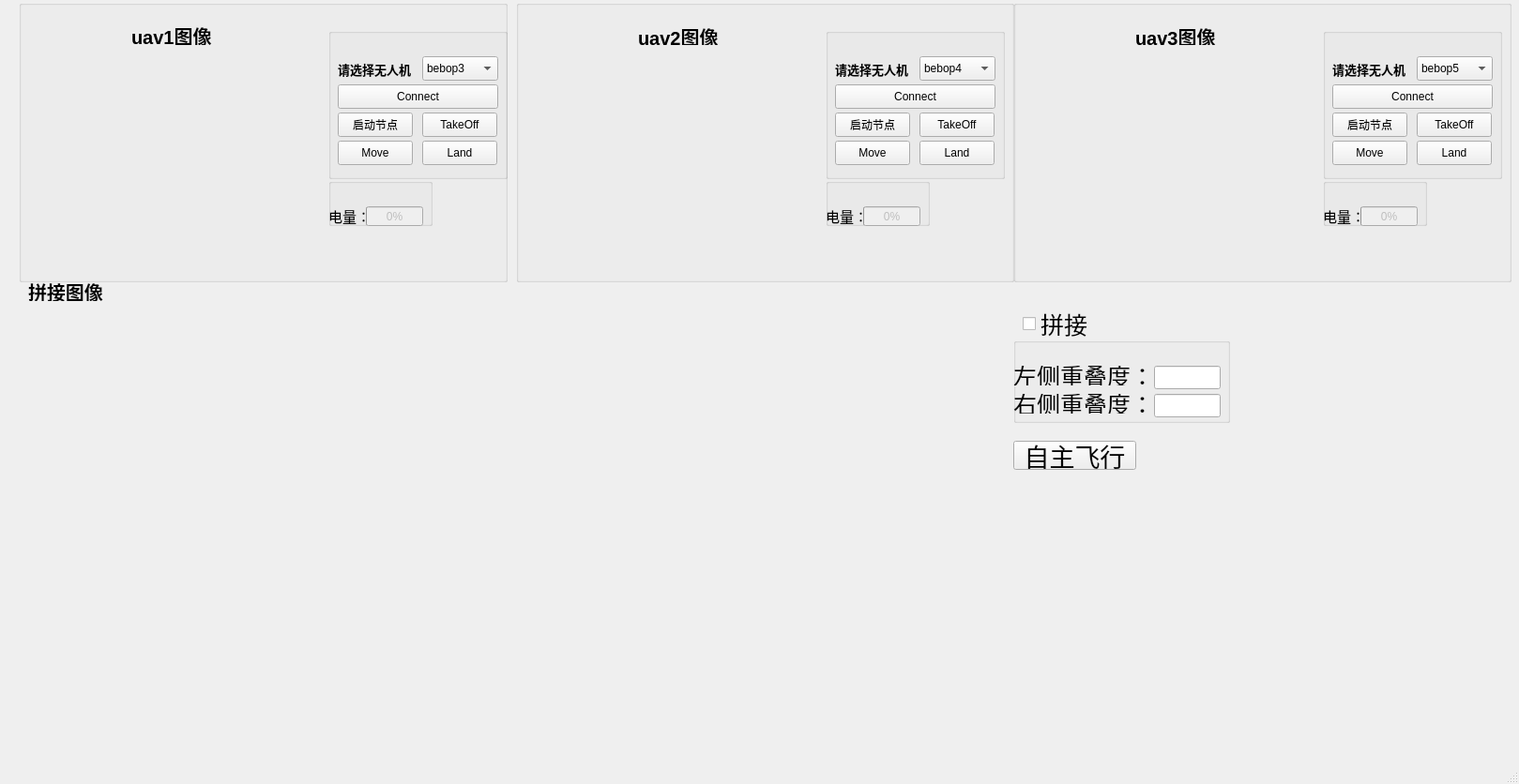
<?xml version="1.0" encoding="UTF-8"?>
<ui version="4.0">
 <class>MainWindowDesign</class>
 <widget class="QMainWindow" name="MainWindowDesign">
  <property name="geometry">
   <rect>
    <x>0</x>
    <y>0</y>
    <width>1619</width>
    <height>836</height>
   </rect>
  </property>
  <property name="minimumSize">
   <size>
    <width>0</width>
    <height>0</height>
   </size>
  </property>
  <property name="maximumSize">
   <size>
    <width>1619</width>
    <height>900</height>
   </size>
  </property>
  <property name="windowTitle">
   <string>QRosApp</string>
  </property>
  <property name="windowIcon">
   <iconset>
    <normaloff>:/images/icon.png</normaloff>:/images/icon.png</iconset>
  </property>
  <property name="locale">
   <locale language="English" country="Australia"/>
  </property>
  <widget class="QWidget" name="centralwidget">
   <widget class="QGroupBox" name="groupBox">
    <property name="geometry">
     <rect>
      <x>20</x>
      <y>0</y>
      <width>521</width>
      <height>301</height>
     </rect>
    </property>
    <property name="title">
     <string/>
    </property>
    <widget class="QLabel" name="uav1Image_label">
     <property name="geometry">
      <rect>
       <x>10</x>
       <y>50</y>
       <width>320</width>
       <height>240</height>
      </rect>
     </property>
     <property name="font">
      <font>
       <pointsize>36</pointsize>
      </font>
     </property>
     <property name="frameShadow">
      <enum>QFrame::Plain</enum>
     </property>
     <property name="lineWidth">
      <number>1</number>
     </property>
     <property name="text">
      <string/>
     </property>
     <property name="pixmap">
      <pixmap>../resources/images/load.png</pixmap>
     </property>
     <property name="scaledContents">
      <bool>true</bool>
     </property>
     <property name="margin">
      <number>0</number>
     </property>
    </widget>
    <widget class="QLabel" name="label">
     <property name="geometry">
      <rect>
       <x>120</x>
       <y>27</y>
       <width>101</width>
       <height>21</height>
      </rect>
     </property>
     <property name="font">
      <font>
       <pointsize>15</pointsize>
       <weight>75</weight>
       <bold>true</bold>
      </font>
     </property>
     <property name="text">
      <string>uav1图像</string>
     </property>
    </widget>
    <widget class="QGroupBox" name="groupBox_6">
     <property name="geometry">
      <rect>
       <x>330</x>
       <y>190</y>
       <width>111</width>
       <height>51</height>
      </rect>
     </property>
     <property name="maximumSize">
      <size>
       <width>111</width>
       <height>51</height>
      </size>
     </property>
     <property name="title">
      <string/>
     </property>
     <widget class="QLabel" name="label_6">
      <property name="geometry">
       <rect>
        <x>0</x>
        <y>30</y>
        <width>41</width>
        <height>20</height>
       </rect>
      </property>
      <property name="font">
       <font>
        <pointsize>11</pointsize>
       </font>
      </property>
      <property name="text">
       <string>电量：</string>
      </property>
     </widget>
     <widget class="QProgressBar" name="uav1Battery_pBar">
      <property name="enabled">
       <bool>false</bool>
      </property>
      <property name="geometry">
       <rect>
        <x>40</x>
        <y>30</y>
        <width>61</width>
        <height>21</height>
       </rect>
      </property>
      <property name="value">
       <number>0</number>
      </property>
     </widget>
    </widget>
   </widget>
   <widget class="QGroupBox" name="groupBox_3">
    <property name="geometry">
     <rect>
      <x>550</x>
      <y>0</y>
      <width>531</width>
      <height>301</height>
     </rect>
    </property>
    <property name="title">
     <string/>
    </property>
    <widget class="QLabel" name="uav2Image_label">
     <property name="geometry">
      <rect>
       <x>10</x>
       <y>50</y>
       <width>320</width>
       <height>240</height>
      </rect>
     </property>
     <property name="font">
      <font>
       <pointsize>36</pointsize>
      </font>
     </property>
     <property name="frameShadow">
      <enum>QFrame::Plain</enum>
     </property>
     <property name="lineWidth">
      <number>1</number>
     </property>
     <property name="text">
      <string/>
     </property>
     <property name="pixmap">
      <pixmap>../resources/images/load.png</pixmap>
     </property>
     <property name="scaledContents">
      <bool>true</bool>
     </property>
     <property name="margin">
      <number>0</number>
     </property>
    </widget>
    <widget class="QLabel" name="label_3">
     <property name="geometry">
      <rect>
       <x>130</x>
       <y>30</y>
       <width>101</width>
       <height>18</height>
      </rect>
     </property>
     <property name="font">
      <font>
       <pointsize>15</pointsize>
       <weight>75</weight>
       <bold>true</bold>
      </font>
     </property>
     <property name="text">
      <string>uav2图像</string>
     </property>
    </widget>
    <widget class="QGroupBox" name="groupBox_4">
     <property name="geometry">
      <rect>
       <x>330</x>
       <y>30</y>
       <width>191</width>
       <height>161</height>
      </rect>
     </property>
     <property name="title">
      <string/>
     </property>
     <widget class="QPushButton" name="uav2Takeoff_pBtn">
      <property name="geometry">
       <rect>
        <x>100</x>
        <y>90</y>
        <width>80</width>
        <height>26</height>
       </rect>
      </property>
      <property name="text">
       <string>TakeOff</string>
      </property>
     </widget>
     <widget class="QPushButton" name="uav2Land_pBtn">
      <property name="geometry">
       <rect>
        <x>100</x>
        <y>120</y>
        <width>80</width>
        <height>26</height>
       </rect>
      </property>
      <property name="text">
       <string>Land</string>
      </property>
     </widget>
     <widget class="QPushButton" name="uav2Move_pBtn">
      <property name="geometry">
       <rect>
        <x>10</x>
        <y>120</y>
        <width>80</width>
        <height>26</height>
       </rect>
      </property>
      <property name="text">
       <string>Move</string>
      </property>
     </widget>
     <widget class="QPushButton" name="uav2ShowImage_pBtn">
      <property name="geometry">
       <rect>
        <x>10</x>
        <y>90</y>
        <width>80</width>
        <height>26</height>
       </rect>
      </property>
      <property name="text">
       <string>启动节点</string>
      </property>
     </widget>
     <widget class="QPushButton" name="uav2Connect_pBtn">
      <property name="geometry">
       <rect>
        <x>10</x>
        <y>60</y>
        <width>171</width>
        <height>26</height>
       </rect>
      </property>
      <property name="text">
       <string>Connect</string>
      </property>
     </widget>
     <widget class="QComboBox" name="uav2Name_cBox">
      <property name="geometry">
       <rect>
        <x>100</x>
        <y>30</y>
        <width>81</width>
        <height>26</height>
       </rect>
      </property>
      <property name="currentIndex">
       <number>3</number>
      </property>
      <item>
       <property name="text">
        <string>bebop1</string>
       </property>
      </item>
      <item>
       <property name="text">
        <string>bebop2</string>
       </property>
      </item>
      <item>
       <property name="text">
        <string>bebop3</string>
       </property>
      </item>
      <item>
       <property name="text">
        <string>bebop4</string>
       </property>
      </item>
      <item>
       <property name="text">
        <string>bebop5</string>
       </property>
      </item>
     </widget>
     <widget class="QLabel" name="label_4">
      <property name="geometry">
       <rect>
        <x>10</x>
        <y>33</y>
        <width>81</width>
        <height>21</height>
       </rect>
      </property>
      <property name="font">
       <font>
        <pointsize>10</pointsize>
        <weight>75</weight>
        <bold>true</bold>
       </font>
      </property>
      <property name="text">
       <string>请选择无人机</string>
      </property>
     </widget>
    </widget>
    <widget class="QGroupBox" name="groupBox_8">
     <property name="geometry">
      <rect>
       <x>330</x>
       <y>190</y>
       <width>111</width>
       <height>51</height>
      </rect>
     </property>
     <property name="maximumSize">
      <size>
       <width>111</width>
       <height>51</height>
      </size>
     </property>
     <property name="title">
      <string/>
     </property>
     <widget class="QLabel" name="label_10">
      <property name="geometry">
       <rect>
        <x>0</x>
        <y>30</y>
        <width>41</width>
        <height>20</height>
       </rect>
      </property>
      <property name="font">
       <font>
        <pointsize>11</pointsize>
       </font>
      </property>
      <property name="text">
       <string>电量：</string>
      </property>
     </widget>
     <widget class="QProgressBar" name="uav2Battery_pBar">
      <property name="enabled">
       <bool>false</bool>
      </property>
      <property name="geometry">
       <rect>
        <x>40</x>
        <y>30</y>
        <width>61</width>
        <height>21</height>
       </rect>
      </property>
      <property name="value">
       <number>0</number>
      </property>
     </widget>
    </widget>
   </widget>
   <widget class="QLabel" name="stitchingImage_label">
    <property name="geometry">
     <rect>
      <x>30</x>
      <y>330</y>
      <width>960</width>
      <height>480</height>
     </rect>
    </property>
    <property name="font">
     <font>
      <pointsize>36</pointsize>
     </font>
    </property>
    <property name="frameShadow">
     <enum>QFrame::Plain</enum>
    </property>
    <property name="lineWidth">
     <number>1</number>
    </property>
    <property name="text">
     <string/>
    </property>
    <property name="pixmap">
     <pixmap>../resources/images/load1.png</pixmap>
    </property>
    <property name="scaledContents">
     <bool>true</bool>
    </property>
    <property name="margin">
     <number>0</number>
    </property>
   </widget>
   <widget class="QGroupBox" name="groupBox_2">
    <property name="geometry">
     <rect>
      <x>350</x>
      <y>30</y>
      <width>191</width>
      <height>161</height>
     </rect>
    </property>
    <property name="title">
     <string/>
    </property>
    <widget class="QPushButton" name="uav1Takeoff_pBtn">
     <property name="geometry">
      <rect>
       <x>100</x>
       <y>90</y>
       <width>80</width>
       <height>26</height>
      </rect>
     </property>
     <property name="text">
      <string>TakeOff</string>
     </property>
    </widget>
    <widget class="QPushButton" name="uav1Land_pBtn">
     <property name="geometry">
      <rect>
       <x>100</x>
       <y>120</y>
       <width>80</width>
       <height>26</height>
      </rect>
     </property>
     <property name="text">
      <string>Land</string>
     </property>
    </widget>
    <widget class="QPushButton" name="uav1Move_pBtn">
     <property name="geometry">
      <rect>
       <x>10</x>
       <y>120</y>
       <width>80</width>
       <height>26</height>
      </rect>
     </property>
     <property name="text">
      <string>Move</string>
     </property>
    </widget>
    <widget class="QPushButton" name="uav1ShowImage_pBtn">
     <property name="geometry">
      <rect>
       <x>10</x>
       <y>90</y>
       <width>80</width>
       <height>26</height>
      </rect>
     </property>
     <property name="text">
      <string>启动节点</string>
     </property>
    </widget>
    <widget class="QPushButton" name="uav1Connect_pBtn">
     <property name="geometry">
      <rect>
       <x>10</x>
       <y>60</y>
       <width>171</width>
       <height>26</height>
      </rect>
     </property>
     <property name="text">
      <string>Connect</string>
     </property>
    </widget>
    <widget class="QComboBox" name="uav1Name_cBox">
     <property name="geometry">
      <rect>
       <x>100</x>
       <y>30</y>
       <width>81</width>
       <height>26</height>
      </rect>
     </property>
     <property name="currentIndex">
      <number>2</number>
     </property>
     <item>
      <property name="text">
       <string>bebop1</string>
      </property>
     </item>
     <item>
      <property name="text">
       <string>bebop2</string>
      </property>
     </item>
     <item>
      <property name="text">
       <string>bebop3</string>
      </property>
     </item>
     <item>
      <property name="text">
       <string>bebop4</string>
      </property>
     </item>
     <item>
      <property name="text">
       <string>bebop5</string>
      </property>
     </item>
    </widget>
    <widget class="QLabel" name="label_2">
     <property name="geometry">
      <rect>
       <x>10</x>
       <y>33</y>
       <width>81</width>
       <height>21</height>
      </rect>
     </property>
     <property name="font">
      <font>
       <pointsize>10</pointsize>
       <weight>75</weight>
       <bold>true</bold>
      </font>
     </property>
     <property name="text">
      <string>请选择无人机</string>
     </property>
    </widget>
   </widget>
   <widget class="QCheckBox" name="stitching_checkBox">
    <property name="geometry">
     <rect>
      <x>1090</x>
      <y>330</y>
      <width>81</width>
      <height>31</height>
     </rect>
    </property>
    <property name="font">
     <font>
      <family>AR PL UKai CN</family>
      <pointsize>19</pointsize>
     </font>
    </property>
    <property name="text">
     <string>拼接</string>
    </property>
   </widget>
   <widget class="QLabel" name="label_5">
    <property name="geometry">
     <rect>
      <x>30</x>
      <y>300</y>
      <width>101</width>
      <height>21</height>
     </rect>
    </property>
    <property name="font">
     <font>
      <pointsize>15</pointsize>
      <weight>75</weight>
      <bold>true</bold>
     </font>
    </property>
    <property name="text">
     <string>拼接图像</string>
    </property>
   </widget>
   <widget class="QGroupBox" name="groupBox_5">
    <property name="geometry">
     <rect>
      <x>1080</x>
      <y>0</y>
      <width>531</width>
      <height>301</height>
     </rect>
    </property>
    <property name="title">
     <string/>
    </property>
    <widget class="QLabel" name="uav3Image_label">
     <property name="geometry">
      <rect>
       <x>10</x>
       <y>50</y>
       <width>320</width>
       <height>240</height>
      </rect>
     </property>
     <property name="font">
      <font>
       <pointsize>36</pointsize>
      </font>
     </property>
     <property name="frameShadow">
      <enum>QFrame::Plain</enum>
     </property>
     <property name="lineWidth">
      <number>1</number>
     </property>
     <property name="text">
      <string/>
     </property>
     <property name="pixmap">
      <pixmap>../resources/images/load.png</pixmap>
     </property>
     <property name="scaledContents">
      <bool>true</bool>
     </property>
     <property name="margin">
      <number>0</number>
     </property>
    </widget>
    <widget class="QLabel" name="label_8">
     <property name="geometry">
      <rect>
       <x>130</x>
       <y>30</y>
       <width>91</width>
       <height>18</height>
      </rect>
     </property>
     <property name="font">
      <font>
       <pointsize>15</pointsize>
       <weight>75</weight>
       <bold>true</bold>
      </font>
     </property>
     <property name="text">
      <string>uav3图像</string>
     </property>
    </widget>
    <widget class="QGroupBox" name="groupBox_7">
     <property name="geometry">
      <rect>
       <x>330</x>
       <y>30</y>
       <width>191</width>
       <height>161</height>
      </rect>
     </property>
     <property name="title">
      <string/>
     </property>
     <widget class="QPushButton" name="uav3Takeoff_pBtn">
      <property name="geometry">
       <rect>
        <x>100</x>
        <y>90</y>
        <width>80</width>
        <height>26</height>
       </rect>
      </property>
      <property name="text">
       <string>TakeOff</string>
      </property>
     </widget>
     <widget class="QPushButton" name="uav3Land_pBtn">
      <property name="geometry">
       <rect>
        <x>100</x>
        <y>120</y>
        <width>80</width>
        <height>26</height>
       </rect>
      </property>
      <property name="text">
       <string>Land</string>
      </property>
     </widget>
     <widget class="QPushButton" name="uav3Move_pBtn">
      <property name="geometry">
       <rect>
        <x>10</x>
        <y>120</y>
        <width>80</width>
        <height>26</height>
       </rect>
      </property>
      <property name="text">
       <string>Move</string>
      </property>
     </widget>
     <widget class="QPushButton" name="uav3ShowImage_pBtn">
      <property name="geometry">
       <rect>
        <x>10</x>
        <y>90</y>
        <width>80</width>
        <height>26</height>
       </rect>
      </property>
      <property name="text">
       <string>启动节点</string>
      </property>
     </widget>
     <widget class="QPushButton" name="uav3Connect_pBtn">
      <property name="geometry">
       <rect>
        <x>10</x>
        <y>60</y>
        <width>171</width>
        <height>26</height>
       </rect>
      </property>
      <property name="text">
       <string>Connect</string>
      </property>
     </widget>
     <widget class="QComboBox" name="uav3Name_cBox">
      <property name="geometry">
       <rect>
        <x>100</x>
        <y>30</y>
        <width>81</width>
        <height>26</height>
       </rect>
      </property>
      <property name="currentIndex">
       <number>4</number>
      </property>
      <item>
       <property name="text">
        <string>bebop1</string>
       </property>
      </item>
      <item>
       <property name="text">
        <string>bebop2</string>
       </property>
      </item>
      <item>
       <property name="text">
        <string>bebop3</string>
       </property>
      </item>
      <item>
       <property name="text">
        <string>bebop4</string>
       </property>
      </item>
      <item>
       <property name="text">
        <string>bebop5</string>
       </property>
      </item>
     </widget>
     <widget class="QLabel" name="label_9">
      <property name="geometry">
       <rect>
        <x>10</x>
        <y>33</y>
        <width>81</width>
        <height>21</height>
       </rect>
      </property>
      <property name="font">
       <font>
        <pointsize>10</pointsize>
        <weight>75</weight>
        <bold>true</bold>
       </font>
      </property>
      <property name="text">
       <string>请选择无人机</string>
      </property>
     </widget>
    </widget>
    <widget class="QGroupBox" name="groupBox_9">
     <property name="geometry">
      <rect>
       <x>330</x>
       <y>190</y>
       <width>111</width>
       <height>51</height>
      </rect>
     </property>
     <property name="maximumSize">
      <size>
       <width>111</width>
       <height>51</height>
      </size>
     </property>
     <property name="title">
      <string/>
     </property>
     <widget class="QLabel" name="label_11">
      <property name="geometry">
       <rect>
        <x>0</x>
        <y>30</y>
        <width>41</width>
        <height>20</height>
       </rect>
      </property>
      <property name="font">
       <font>
        <pointsize>11</pointsize>
       </font>
      </property>
      <property name="text">
       <string>电量：</string>
      </property>
     </widget>
     <widget class="QProgressBar" name="uav3Battery_pBar">
      <property name="enabled">
       <bool>false</bool>
      </property>
      <property name="geometry">
       <rect>
        <x>40</x>
        <y>30</y>
        <width>61</width>
        <height>21</height>
       </rect>
      </property>
      <property name="value">
       <number>0</number>
      </property>
     </widget>
    </widget>
   </widget>
   <widget class="QPushButton" name="pushButton">
    <property name="geometry">
     <rect>
      <x>1080</x>
      <y>470</y>
      <width>131</width>
      <height>31</height>
     </rect>
    </property>
    <property name="font">
     <font>
      <family>AR PL UKai CN</family>
      <pointsize>20</pointsize>
     </font>
    </property>
    <property name="text">
     <string>自主飞行</string>
    </property>
   </widget>
   <widget class="QGroupBox" name="groupBox_10">
    <property name="geometry">
     <rect>
      <x>1080</x>
      <y>360</y>
      <width>231</width>
      <height>91</height>
     </rect>
    </property>
    <property name="maximumSize">
     <size>
      <width>500</width>
      <height>500</height>
     </size>
    </property>
    <property name="title">
     <string/>
    </property>
    <widget class="QLabel" name="label_7">
     <property name="geometry">
      <rect>
       <x>0</x>
       <y>30</y>
       <width>151</width>
       <height>21</height>
      </rect>
     </property>
     <property name="font">
      <font>
       <family>AR PL UKai CN</family>
       <pointsize>19</pointsize>
      </font>
     </property>
     <property name="text">
      <string>左侧重叠度：</string>
     </property>
    </widget>
    <widget class="QLineEdit" name="lineEdit">
     <property name="geometry">
      <rect>
       <x>150</x>
       <y>30</y>
       <width>71</width>
       <height>25</height>
      </rect>
     </property>
    </widget>
    <widget class="QLabel" name="label_12">
     <property name="geometry">
      <rect>
       <x>0</x>
       <y>60</y>
       <width>151</width>
       <height>21</height>
      </rect>
     </property>
     <property name="font">
      <font>
       <family>AR PL UKai CN</family>
       <pointsize>19</pointsize>
      </font>
     </property>
     <property name="text">
      <string>右侧重叠度：</string>
     </property>
    </widget>
    <widget class="QLineEdit" name="lineEdit_2">
     <property name="geometry">
      <rect>
       <x>150</x>
       <y>60</y>
       <width>71</width>
       <height>25</height>
      </rect>
     </property>
    </widget>
   </widget>
  </widget>
  <widget class="QStatusBar" name="statusbar"/>
  <action name="action_Quit">
   <property name="text">
    <string>&amp;Quit</string>
   </property>
   <property name="shortcut">
    <string>Ctrl+Q</string>
   </property>
   <property name="shortcutContext">
    <enum>Qt::ApplicationShortcut</enum>
   </property>
  </action>
  <action name="action_Preferences">
   <property name="text">
    <string>&amp;Preferences</string>
   </property>
  </action>
  <action name="actionAbout">
   <property name="text">
    <string>&amp;About</string>
   </property>
  </action>
  <action name="actionAbout_Qt">
   <property name="text">
    <string>About &amp;Qt</string>
   </property>
  </action>
 </widget>
 <resources/>
 <connections>
  <connection>
   <sender>action_Quit</sender>
   <signal>triggered()</signal>
   <receiver>MainWindowDesign</receiver>
   <slot>close()</slot>
   <hints>
    <hint type="sourcelabel">
     <x>-1</x>
     <y>-1</y>
    </hint>
    <hint type="destinationlabel">
     <x>399</x>
     <y>299</y>
    </hint>
   </hints>
  </connection>
 </connections>
</ui>
